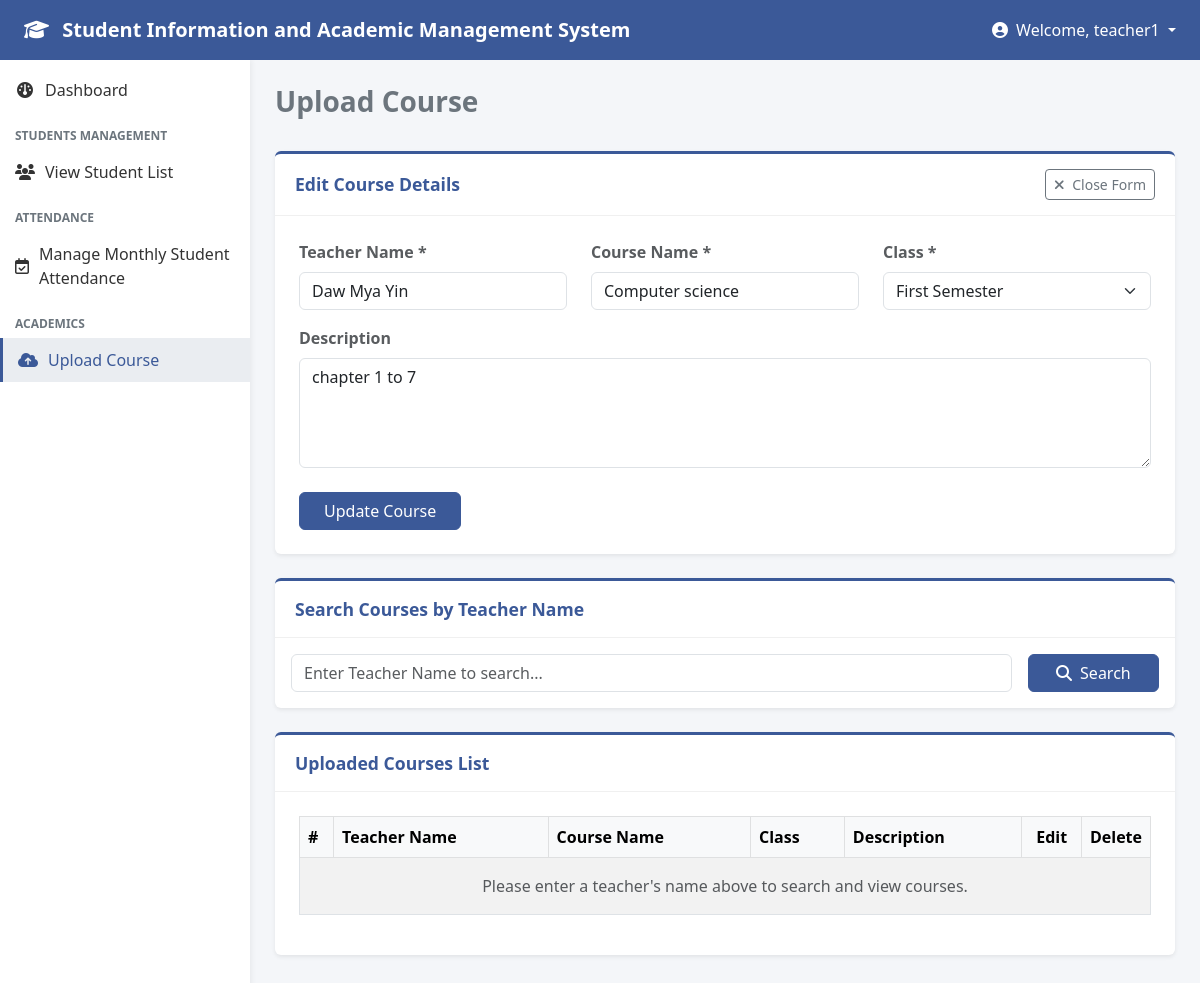
The page /teacher/upload_course.php?edit=3 (signed in) on the database its author committed.
### tables this page shows
CREATE TABLE `courses` (
  `id` int NOT NULL AUTO_INCREMENT,
  `teacher_name` varchar(255) NOT NULL,
  `course_no` varchar(50) NOT NULL,
  `course_name` varchar(255) NOT NULL,
  `class_id` int NOT NULL,
  `description` text,
  PRIMARY KEY (`id`)
);

CREATE TABLE `classes` (
  `id` int NOT NULL AUTO_INCREMENT,
  `class_name` varchar(100) NOT NULL,
  PRIMARY KEY (`id`)
);

### teacher/upload_course.php (the view, shortened to what this page needs)
<?php
include '../db.php';
$edit_mode = false;
$edit_teacher_name = "";
$edit_course_name = "";
$edit_class_id = "";
$edit_description = "";
$search_teacher = "";
if (isset($_GET['edit'])) {
    $edit_mode = true;
    $edit_id = $_GET['edit'];
    $stmt = $conn->prepare("SELECT * FROM courses WHERE id = ?");
    $stmt->bind_param("i", $edit_id);
    $stmt->execute();
    $result = $stmt->get_result();
    if ($row = $result->fetch_assoc()) {
        $edit_teacher_name = $row['teacher_name'];
        $edit_course_name = $row['course_name'];
        $edit_class_id = $row['class_id'];
        $edit_description = $row['description'] ?? '';
    }
}
$classes_result = $conn->query("SELECT * FROM classes ORDER BY id ASC");
if (!empty($search_teacher)) {
    $stmt_courses = $conn->prepare("SELECT courses.*, COALESCE(classes.class_name, 'No Class') AS class_name FROM courses LEFT JOIN classes ON courses.class_id = classes.id WHERE courses.teacher_name LIKE ? ORDER BY courses.id DESC");
    $like_teacher = "%" . $search_teacher . "%";
    $stmt_courses->bind_param("s", $like_teacher);
    $stmt_courses->execute();
    $courses_result = $stmt_courses->get_result();
} else {
    $courses_result = false;
}
?>
<!DOCTYPE html>
<html lang="en">
<head>
    <link href="https://cdn.jsdelivr.net/npm/bootstrap@5.3.0/dist/css/bootstrap.min.css" rel="stylesheet">
    <link rel="stylesheet" href="https://cdnjs.cloudflare.com/ajax/libs/font-awesome/6.4.0/css/all.min.css">
</head>
<body>
    <nav class="top-navbar d-flex align-items-center px-4 justify-content-between">
        <h5 class="m-0 fw-bold"><i class="fa-solid fa-graduation-cap me-2"></i>  Student Information and Academic Management System</h5>
        <div class="dropdown">
            <a href="#" class="text-white text-decoration-none dropdown-toggle" data-bs-toggle="dropdown">
                <i class="fa-solid fa-user-circle me-1"></i> Welcome, <?php echo htmlspecialchars($_SESSION['username'] ?? 'Teacher'); ?>
            </a>
        </div>
    </nav>
    <div class="sidebar py-2">
        <a href="dashboard.php"><i class="fa-solid fa-gauge"></i> Dashboard</a>
        <div class="menu-category">Students Management</div>
        <a href="view_student_list.php"><i class="fa-solid fa-users"></i> View Student List</a>
        <div class="menu-category">Attendance</div>
        <a href="manage_student_attendance.php"><i class="fa-regular fa-calendar-check"></i>  Manage Monthly Student Attendance</a>
        <div class="menu-category">Academics</div>
        <a href="upload_course.php" class="active"><i class="fa-solid fa-cloud-arrow-up"></i> Upload Course</a>
    </div>
    <div class="main-content">
        <div class="d-flex justify-content-between align-items-center mb-4">
            <h3 class="fw-bold text-secondary">Upload Course</h3>
        </div>
        <?php if ($edit_mode): ?>
            <div class="card-box mb-4">
                <div class="card-header-custom d-flex justify-content-between align-items-center">
                    <span>Edit Course Details</span>
                    <a href="upload_course.php<?php echo !empty($search_teacher) ? '?search_teacher=' . urlencode($search_teacher) : ''; ?>" class="btn btn-sm btn-outline-secondary"><i class="fa-solid fa-xmark me-1"></i> Close Form</a>
                </div>
                <div class="p-4">
                    <form method="POST">
                        <div class="row mb-3">
                            <div class="col-md-4">
                                <label class="form-label fw-semibold text-muted">Teacher Name *</label>
                                <input type="text" name="teacher_name" class="form-control" value="<?php echo htmlspecialchars($edit_teacher_name); ?>" required>
                            </div>
                            <div class="col-md-4">
                                <label class="form-label fw-semibold text-muted">Course Name *</label>
                                <input type="text" name="course_name" class="form-control" value="<?php echo htmlspecialchars($edit_course_name); ?>" required>
                            </div>
                            <div class="col-md-4">
                                <label class="form-label fw-semibold text-muted">Class *</label>
                                <select name="class_id" class="form-select" required>
                                    <?php
                                    $classes_result->data_seek(0);
                                    while($c_row = $classes_result->fetch_assoc()):
                                    ?>
                                        <option value="<?php echo $c_row['id']; ?>" <?php echo ($edit_class_id == $c_row['id']) ? 'selected' : ''; ?>>
                                            <?php echo htmlspecialchars($c_row['class_name']); ?>
                                        </option>
                                    <?php endwhile; ?>
                                </select>
                            </div>
                        </div>
                        <div class="row mb-4">
                            <div class="col-md-12">
                                <label class="form-label fw-semibold text-muted">Description</label>
                                <textarea name="description" class="form-control" rows="4" placeholder="Enter course description..."><?php echo htmlspecialchars($edit_description); ?></textarea>
                            </div>
                        </div>
                        <div>
                            <button type="submit" name="update_course" class="btn btn-primary px-4" style="background-color: #3b5998; border-color: #3b5998;">Update Course</button>
                        </div>
                    </form>
                </div>
            </div>
        <?php endif; ?>
        <div class="card-box mb-4">
            <div class="card-header-custom">Search Courses by Teacher Name</div>
            <div class="p-3">
                <form method="GET" class="row g-3">
                    <div class="col-md-10">
                        <input type="text" name="search_teacher" class="form-control" placeholder="Enter Teacher Name to search..." value="<?php echo htmlspecialchars($search_teacher); ?>">
                    </div>
                    <div class="col-md-2">
                        <button type="submit" class="btn btn-primary w-100" style="background-color: #3b5998; border-color: #3b5998;"><i class="fa-solid fa-search me-1"></i> Search</button>
                    </div>
                </form>
            </div>
        </div>
        <div class="card-box">
            <div class="card-header-custom">
                <?php echo !empty($search_teacher) ? 'Search Results for "' . htmlspecialchars($search_teacher) . '"' : 'Uploaded Courses List'; ?>
            </div>
            <div class="p-4">
                <div class="table-responsive">
                    <table class="table table-bordered table-striped align-middle">
                        <thead class="table-light">
                            <tr>
                                <th width="4%">#</th>
                                <th>Teacher Name</th>
                                <th>Course Name</th>
                                <th>Class</th>
                                <th>Description</th>
                                <th width="7%" class="text-center">Edit</th>
                                <th width="7%" class="text-center">Delete</th>
                            </tr>
                        </thead>
                        <tbody>
                            <?php if (!empty($search_teacher)): ?>
                                <?php if ($courses_result && $courses_result->num_rows > 0): ?>
                                    <?php $count = 1; while($row = $courses_result->fetch_assoc()): ?>
                                        <tr>
                                            <td><?php echo $count++; ?></td>
                                            <td><?php echo htmlspecialchars($row['teacher_name'] ?? ''); ?></td>
                                            <td><?php echo htmlspecialchars($row['course_name']); ?></td>
                                            <td><?php echo htmlspecialchars($row['class_name']); ?></td>
                                            <td><?php echo nl2br(htmlspecialchars($row['description'] ?? '')); ?></td>
                                            <td class="text-center">
                                                <a href="upload_course.php?edit=<?php echo $row['id']; ?>&search_teacher=<?php echo urlencode($search_teacher); ?>" class="text-decoration-none text-primary fw-medium">
                                                    <i class="fa-solid fa-pen-to-square me-1"></i> Edit
                                                </a>
                                            </td>
                                            <td class="text-center">
                                                <a href="upload_course.php?delete=<?php echo $row['id']; ?>&search_teacher=<?php echo urlencode($search_teacher); ?>" class="text-decoration-none text-danger fw-medium" onclick="return confirm('Are you sure you want to delete this course?');">
                                                    <i class="fa-solid fa-trash me-1"></i> Delete
                                                </a>
                                            </td>
                                        </tr>
                                    <?php endwhile; ?>
                                <?php else: ?>
                                    <tr>
                                        <td colspan="7" class="text-center text-muted py-3">
                                            No courses found for "<?php echo htmlspecialchars($search_teacher); ?>".
                                        </td>
                                    </tr>
                                <?php endif; ?>
                            <?php else: ?>
                                <tr>
                                    <td colspan="7" class="text-center text-muted py-3">
                                        Please enter a teacher's name above to search and view courses.
                                    </td>
                                </tr>
                            <?php endif; ?>
                        </tbody>
                    </table>
                </div>
            </div>
        </div>
    </div>
</body>
</html>

### teacher/upload_course.php (style rules this page uses)
body { background-color: #f4f6f9; font-family: 'Segoe UI', Tahoma, Geneva, Verdana, sans-serif; }
.top-navbar { height: 60px; background-color: #3b5998; color: white; position: fixed; top: 0; left: 0; right: 0; z-index: 1030; }
.sidebar { width: 250px; background-color: #ffffff; position: fixed; top: 60px; bottom: 0; left: 0; box-shadow: 2px 0 5px rgba(0,0,0,0.05); overflow-y: auto; z-index: 1020; }
.sidebar .menu-category { font-size: 0.75rem; text-transform: uppercase; color: #6c757d; padding: 15px 15px 5px 15px; font-weight: bold; }
.sidebar a { padding: 10px 15px; display: flex; align-items: center; color: #333; text-decoration: none; transition: 0.2s; }
.sidebar a:hover, .sidebar a.active { background-color: #eaedf1; color: #3b5998; font-weight: 500; border-left: 3px solid #3b5998; }
.sidebar a i { margin-right: 10px; width: 20px; text-align: center; }
.main-content { margin-left: 250px; margin-top: 60px; padding: 25px; }
.card-box { background: white; border-radius: 6px; box-shadow: 0 0.125rem 0.25rem rgba(0, 0, 0, 0.075); margin-bottom: 25px; border-top: 3px solid #3b5998; }
.card-header-custom { padding: 15px 20px; border-bottom: 1px solid #f0f0f0; font-weight: 600; color: #3b5998; font-size: 1.1rem; }

### rows shown on the page
courses: teacher_name "Daw Mya Yin", course_name "Computer science", class_id "First Semester", description "chapter 1 to 7"

### other values the page prints
$_SESSION['username'] "teacher1"
